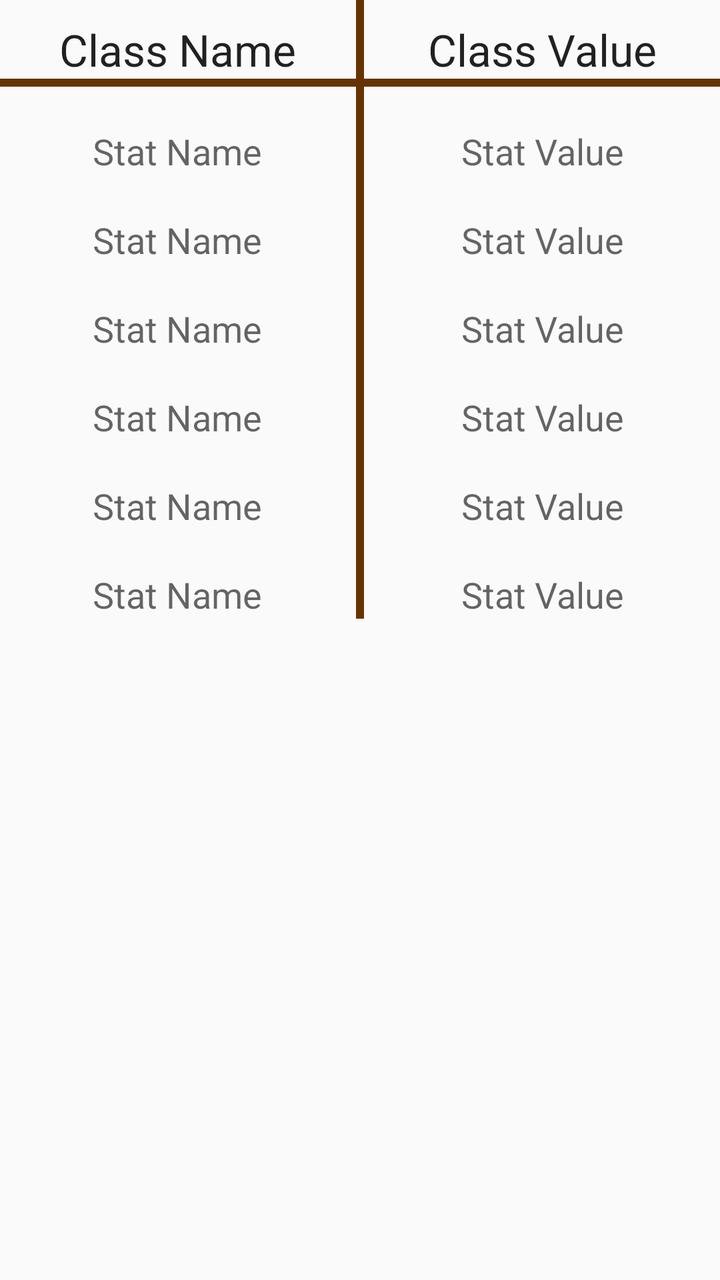
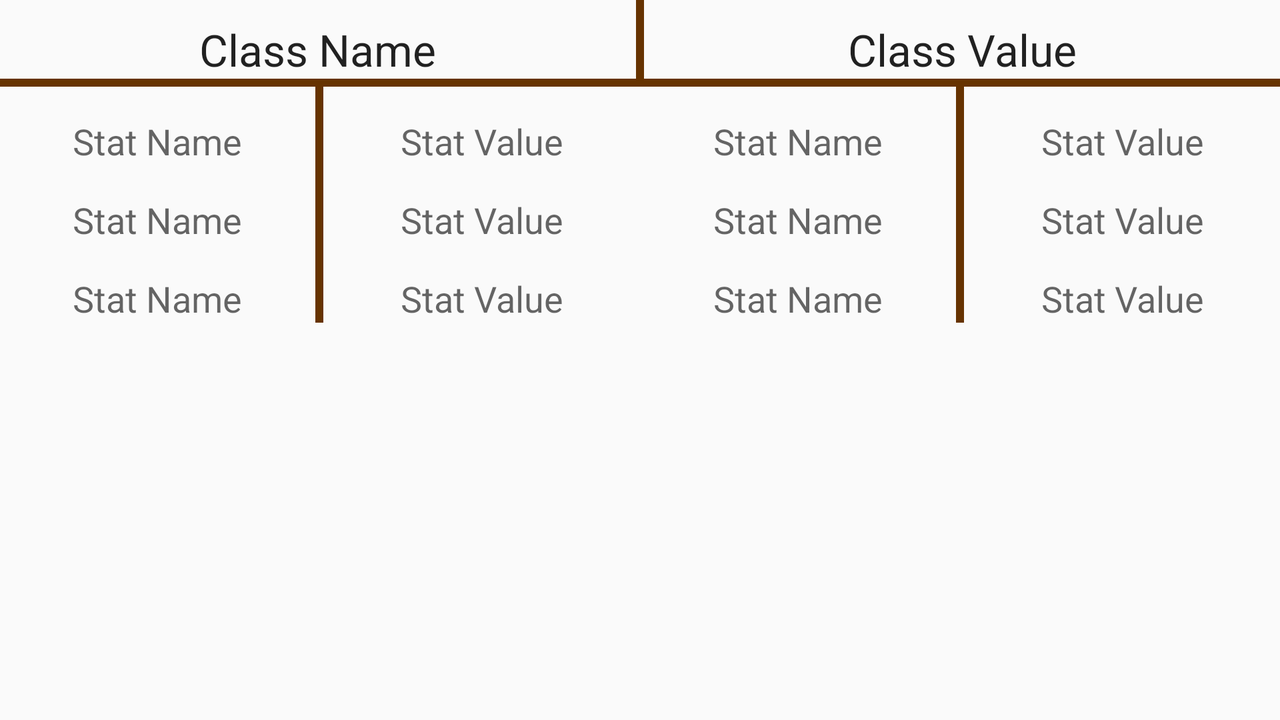

An Android layout and its configuration variant, each rendered on a device that would load it. The default file and the variant file are quoted in full after the pictures.
<!-- AndroidManifest.xml: application theme AppTheme -->
<!-- res/layout/fragment_see_previous_characters.xml -->
<TableLayout xmlns:android="http://schemas.android.com/apk/res/android"
    xmlns:tools="http://schemas.android.com/tools" android:layout_width="match_parent"
    android:layout_height="match_parent" android:paddingLeft="@dimen/activity_horizontal_margin"
    android:paddingRight="@dimen/activity_horizontal_margin"
    android:paddingTop="@dimen/activity_vertical_margin"
    android:paddingBottom="@dimen/activity_vertical_margin"
    tools:context=".SeePreviousCharacters$PlaceholderFragment">


    <TableRow
        android:layout_width="match_parent"
        android:layout_height="match_parent">

        <include
            android:layout_width="0dp"
            android:layout_height="wrap_content"
            android:layout_weight="1"
            layout="@layout/class_type_row"
            android:id="@+id/classValues"
            android:layout_column="0" />
    </TableRow>

    <View
        android:layout_width="match_parent"
        android:layout_height="4dp"
        android:background="#663300"/>
    


    <TableRow
        android:layout_width="match_parent"
        android:layout_height="match_parent">

        <include
            android:layout_width="0dp"
            android:layout_height="wrap_content"
            android:layout_weight="1"
            layout="@layout/vertical_class_row_layout"
            android:id="@+id/strValues"
            android:layout_column="0" />
    </TableRow>

    <TableRow
        android:layout_width="match_parent"
        android:layout_height="match_parent">

        <include
            android:layout_width="0dp"
            android:layout_height="wrap_content"
            android:layout_weight="1"
            layout="@layout/vertical_class_row_layout"
            android:id="@+id/dexValues"
            android:layout_column="0" />

    </TableRow>

    <TableRow
        android:layout_width="match_parent"
        android:layout_height="match_parent">

        <include
            android:layout_width="0dp"
            android:layout_height="wrap_content"
            android:layout_weight="1"
            layout="@layout/vertical_class_row_layout"
            android:id="@+id/conValues"
            android:layout_column="0" />

    </TableRow>


    <TableRow
        android:layout_width="match_parent"
        android:layout_height="match_parent">
        <include
            android:layout_width="0dp"
            android:layout_height="wrap_content"
            android:layout_weight="1"
            layout="@layout/vertical_class_row_layout"
            android:id="@+id/intValues"
            android:layout_column="0" />
    </TableRow>

    <TableRow
        android:layout_width="match_parent"
        android:layout_height="match_parent">
        <include
            android:layout_width="0dp"
            android:layout_height="wrap_content"
            android:layout_weight="1"
            layout="@layout/vertical_class_row_layout"
            android:id="@+id/wisValues"
            android:layout_column="0" />
    </TableRow>

    <TableRow
        android:layout_width="match_parent"
        android:layout_height="match_parent">
        <include
            android:layout_width="0dp"
            android:layout_height="wrap_content"
            android:layout_weight="1"
            layout="@layout/vertical_class_row_layout"
            android:id="@+id/chaValues"
            android:layout_column="0" />
    </TableRow>


</TableLayout>
<!-- res/layout/class_type_row.xml (included above) -->
<?xml version="1.0" encoding="utf-8"?>
<LinearLayout xmlns:android="http://schemas.android.com/apk/res/android"
    android:orientation="horizontal" android:layout_width="match_parent"
    android:layout_height="match_parent"
    android:weightSum="8"
    xmlns:tools="http://schemas.android.com/tools">

    <TextView
        android:layout_width="0dp"
        android:layout_weight="4"
        android:layout_height="wrap_content"
        android:textAppearance="?android:attr/textAppearanceLarge"
        android:text="@string/classNameString"
        android:id="@+id/statName"
        android:layout_marginTop="10dp"
        android:gravity="center" />

    <View
        android:layout_width="4dp"
        android:gravity="center"
        android:layout_height="match_parent"
        android:background="#663300"/>
    <TextView
        android:layout_width="0dp"
        android:layout_weight="4"
        android:layout_height="wrap_content"
        android:textAppearance="?android:attr/textAppearanceLarge"
        android:text="@string/classValString"
        android:id="@+id/statVal"
        android:layout_marginTop="10dp"
        android:gravity="center"/>

</LinearLayout>
<!-- res/layout/vertical_class_row_layout.xml (included above) -->
<?xml version="1.0" encoding="utf-8"?>
<LinearLayout xmlns:android="http://schemas.android.com/apk/res/android"
    android:orientation="horizontal" android:layout_width="match_parent"
    android:layout_height="match_parent"
    android:weightSum="2">


    <TextView
        android:layout_width="0dp"
        android:layout_weight="1"
        android:layout_height="wrap_content"
        android:textAppearance="?android:attr/textAppearanceMedium"
        android:text="@string/statNameString"
        android:id="@+id/statName"
        android:layout_marginTop="20dp"
        android:gravity="center" />

    <View
        android:layout_width="4dp"
        android:gravity="left"
        android:layout_height="match_parent"
        android:background="#663300"/>
    <TextView
        android:layout_width="0dp"
        android:layout_weight="1"
        android:layout_height="wrap_content"
        android:textAppearance="?android:attr/textAppearanceMedium"
        android:text="@string/statValString"
        android:id="@+id/statVal"
        android:layout_marginTop="20dp"
        android:gravity="center" />

</LinearLayout>
<!-- resources referenced by this layout -->
<resources>
  <string name="classNameString">Class Name</string>
  <string name="classValString">Class Value</string>
  <string name="statNameString">Stat Name</string>
  <string name="statValString">Stat Value</string>
  <style name="AppTheme" parent="Theme.AppCompat.Light.DarkActionBar">
          
      </style>
</resources>
<!-- res/layout-land/fragment_see_previous_characters.xml (the repository's variant of the layout above) -->
<!-- drawn on the phone turned sideways -->
<?xml version="1.0" encoding="utf-8"?>
<TableLayout xmlns:android="http://schemas.android.com/apk/res/android"
    android:orientation="vertical" android:layout_width="match_parent" android:paddingLeft="@dimen/activity_horizontal_margin"
    android:paddingRight="@dimen/activity_horizontal_margin"
    android:paddingTop="@dimen/activity_vertical_margin"
    android:paddingBottom="@dimen/activity_vertical_margin"
    android:layout_height="match_parent">


    <TableRow
        android:layout_width="match_parent"
        android:layout_height="match_parent">

        <include
            android:layout_width="0dp"
            android:layout_height="wrap_content"
            android:layout_weight="1"
            layout="@layout/class_type_row"
            android:id="@+id/classValues"
            android:layout_column="0" />
    </TableRow>

    <View
        android:layout_width="match_parent"
        android:layout_height="4dp"
        android:background="#663300"/>
    

    

    <TableRow
        android:layout_width="match_parent"
        android:layout_height="match_parent">

        <include
            android:layout_width="0dp"
            android:layout_height="wrap_content"
            android:layout_weight="1"
            layout="@layout/horizontal_class_row_layout"
            android:id="@+id/strValues"
            android:layout_column="0" />

        <include
            android:layout_width="0dp"
            android:layout_height="wrap_content"
            android:layout_weight="1"
            layout="@layout/horizontal_class_row_layout"
            android:id="@+id/intValues"
            android:layout_column="0" />
    </TableRow>


    <TableRow
        android:layout_width="match_parent"
        android:layout_height="match_parent">

        <include
            android:layout_width="0dp"
            android:layout_height="wrap_content"
            android:layout_weight="1"
            layout="@layout/horizontal_class_row_layout"
            android:id="@+id/dexValues"
            android:layout_column="0" />

        <include
            android:layout_width="0dp"
            android:layout_height="wrap_content"
            android:layout_weight="1"
            layout="@layout/horizontal_class_row_layout"
            android:id="@+id/wisValues"
            android:layout_column="0" />
    </TableRow>

    <TableRow
        android:layout_width="match_parent"
        android:layout_height="match_parent">

        <include
            android:layout_width="0dp"
            android:layout_height="wrap_content"
            android:layout_weight="1"
            layout="@layout/horizontal_class_row_layout"
            android:id="@+id/conValues"
            android:layout_column="0" />

        <include
            android:layout_width="0dp"
            android:layout_height="wrap_content"
            android:layout_weight="1"
            layout="@layout/horizontal_class_row_layout"
            android:id="@+id/chaValues"
            android:layout_column="0" />
    </TableRow>

</TableLayout>
<!-- res/layout/horizontal_class_row_layout.xml (included above) -->
<?xml version="1.0" encoding="utf-8"?>
<LinearLayout xmlns:android="http://schemas.android.com/apk/res/android"
    android:orientation="horizontal" android:layout_width="match_parent"
    android:layout_height="match_parent"
    android:weightSum="2">


    <TextView
        android:layout_width="0dp"
        android:layout_weight="1"
        android:layout_height="wrap_content"
        android:textAppearance="?android:attr/textAppearanceMedium"
        android:text="@string/statNameString"
        android:id="@+id/statName"
        android:layout_marginTop="15dp"
        android:gravity="center" />

        <View
            android:layout_width="4dp"
            android:gravity="left"
            android:layout_height="match_parent"
            android:background="#663300"/>
        <TextView
            android:layout_width="0dp"
            android:layout_weight="1"
            android:layout_height="wrap_content"
            android:textAppearance="?android:attr/textAppearanceMedium"
            android:text="@string/statValString"
            android:id="@+id/statVal"
            android:layout_marginTop="15dp"
            android:gravity="center" />

</LinearLayout>
